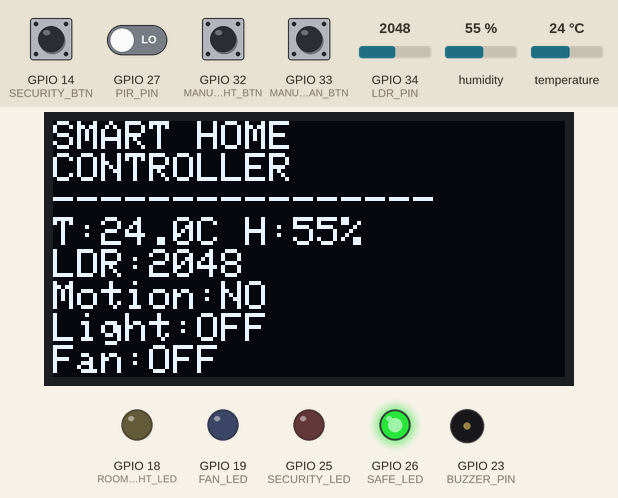
This sketch was run on a simulated ESP32. Shown: 128×64 one-colour display, output pins drawn as LEDs (lit = HIGH), buzzer (waves = sounding, pin HIGH). Inputs (shaded band) come from the test bench; at power-on: GPIO 14 (SECURITY_BTN), GPIO 32 (MANUAL_LIGHT_BTN), GPIO 33 (MANUAL_FAN_BTN) HIGH, GPIO 27 (PIR_PIN) LOW, temperature 24 °C, GPIO 34 (LDR_PIN) = 2048, humidity 55 %. What the sketch prints to the serial monitor is not drawn.

Above: at 4.7 s.
4.8 s: GPIO 27 (PIR_PIN) driven HIGH
At 6.8 s:
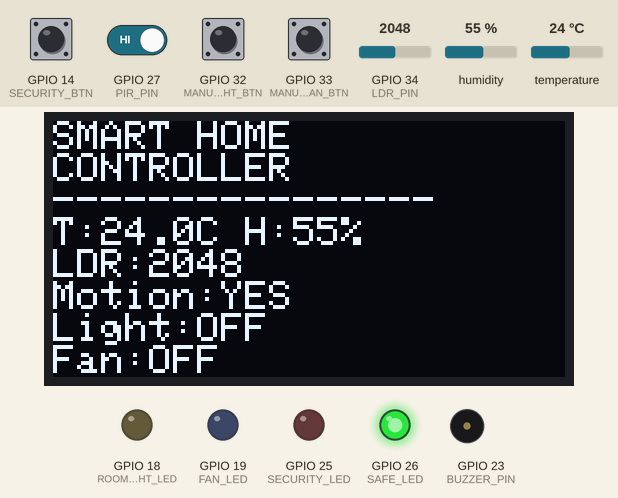
7.1 s: temperature set to 27.3 °C
At 8.7 s:
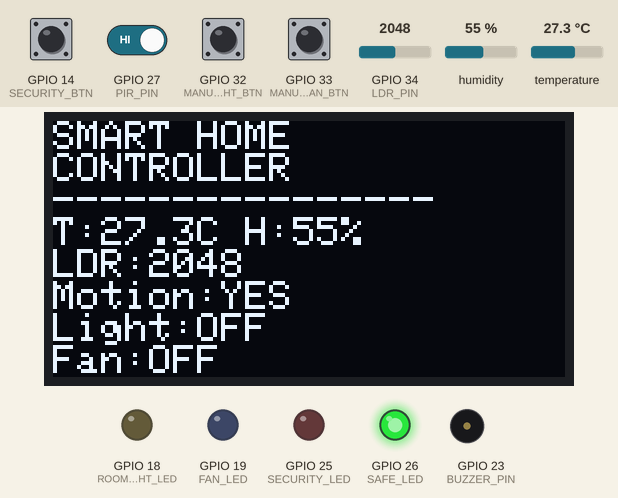
9.1 s: temperature set to 28.5 °C
At 10.6 s:
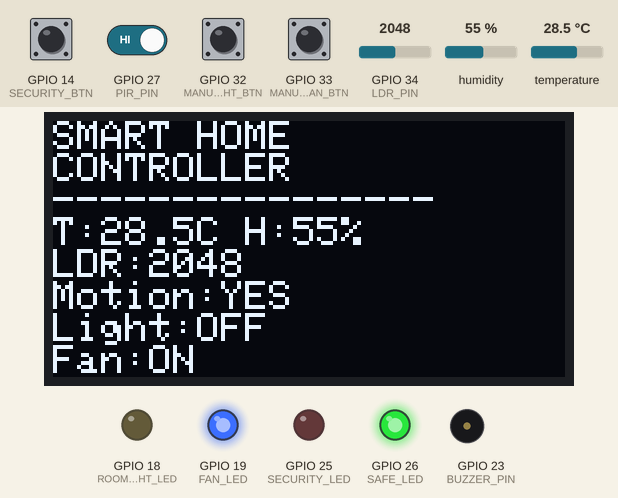
11.2 s: GPIO 34 (LDR_PIN) set to 1826
At 12.5 s:
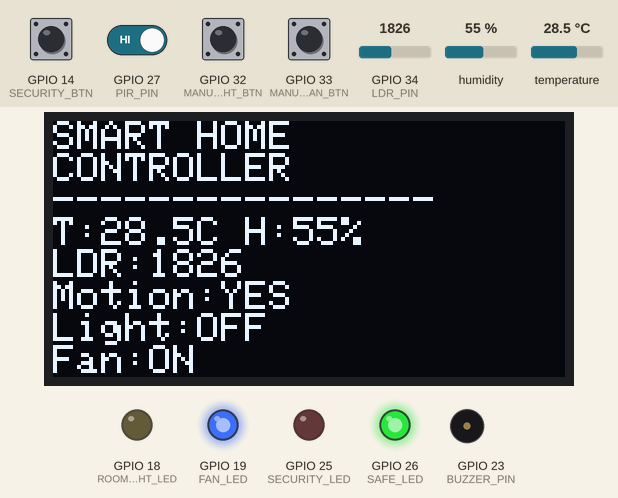
13.2 s: GPIO 34 (LDR_PIN) set to 1774
At 14.4 s:
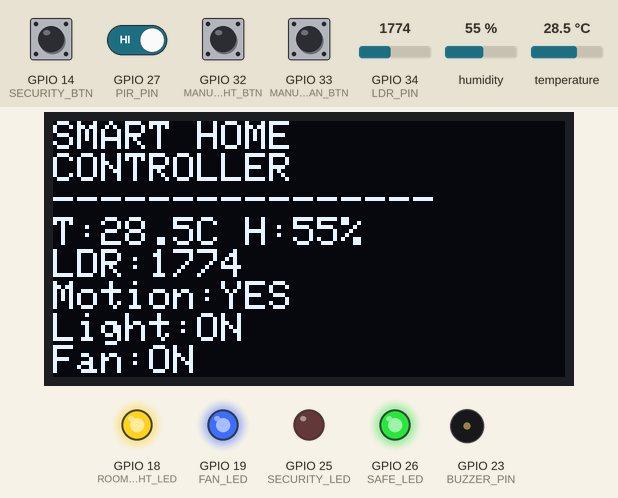
15.3 s: GPIO 27 (PIR_PIN) driven LOW
At 16.3 s:
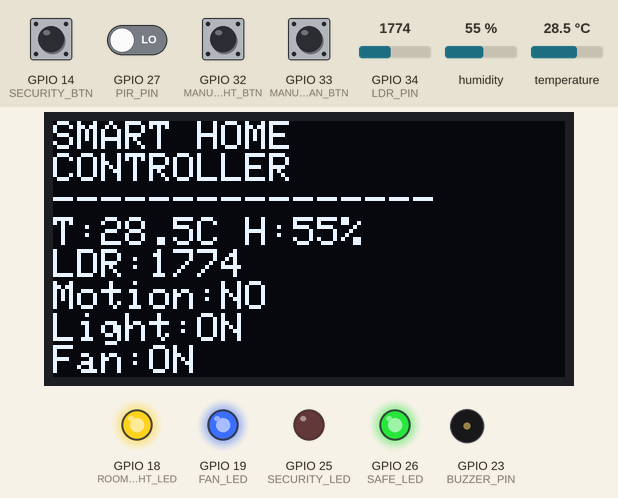
Timing chart, 0 to 27.3 s (numbered marks = the images above; inputs shaded):
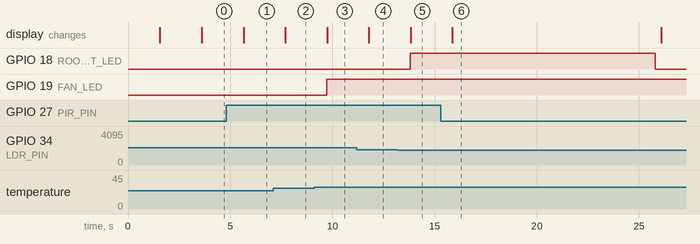

The sketch:

sketch.ino
```cpp
#include <Wire.h>
#include <Adafruit_GFX.h>
#include <Adafruit_SSD1306.h>
#include <DHT.h>

/* =========================================================
   PIN CONFIGURATION
   ========================================================= */

#define DHT_PIN             4
#define DHT_TYPE            DHT22

#define PIR_PIN             27
#define LDR_PIN             34

#define ROOM_LIGHT_LED      18
#define FAN_LED             19
#define BUZZER_PIN          23
#define SECURITY_LED        25
#define SAFE_LED            26

#define MANUAL_LIGHT_BTN    32
#define MANUAL_FAN_BTN      33
#define SECURITY_BTN        14

#define OLED_SDA            21
#define OLED_SCL            22

/* =========================================================
   OLED CONFIGURATION
   ========================================================= */

#define SCREEN_WIDTH        128
#define SCREEN_HEIGHT       64
#define OLED_RESET          -1
#define OLED_ADDRESS        0x3C

Adafruit_SSD1306 display(
  SCREEN_WIDTH,
  SCREEN_HEIGHT,
  &Wire,
  OLED_RESET
);

/* =========================================================
   DHT SENSOR
   ========================================================= */

DHT dht(DHT_PIN, DHT_TYPE);

/* =========================================================
   SYSTEM VARIABLES
   ========================================================= */

float temperature = 0.0;
float humidity = 0.0;

int ldrValue = 0;
int motion = 0;

/* Automatic states */

bool lightState = false;
bool fanState = false;

/* Manual override */

bool manualLight = false;
bool manualFan = false;

/* Security */

bool securityArmed = false;
bool securityAlarm = false;

/* =========================================================
   THRESHOLDS
   ========================================================= */

const int DARK_THRESHOLD = 1800;

/*
   Temperature hysteresis:

   Fan ON  >= 28°C
   Fan OFF <= 27°C
*/

const float FAN_ON_TEMP = 28.0;
const float FAN_OFF_TEMP = 27.0;

/*
   Turn light OFF after no motion for this duration
*/

const unsigned long LIGHT_TIMEOUT = 10000;

unsigned long lastMotionTime = 0;

/* =========================================================
   BUTTON VARIABLES
   ========================================================= */

bool lastLightButton = HIGH;
bool lastFanButton = HIGH;
bool lastSecurityButton = HIGH;

/* =========================================================
   SENSOR TIMER
   ========================================================= */

unsigned long lastSensorRead = 0;

const unsigned long SENSOR_INTERVAL = 2000;

/* =========================================================
   SERIAL TIMER
   ========================================================= */

unsigned long lastDisplayUpdate = 0;

const unsigned long DISPLAY_INTERVAL = 2000;

/* =========================================================
   SETUP
   ========================================================= */

void setup() {

  Serial.begin(115200);

  delay(1500);

  /* ---------- GPIO ---------- */

  pinMode(PIR_PIN, INPUT);

  pinMode(LDR_PIN, INPUT);

  pinMode(ROOM_LIGHT_LED, OUTPUT);
  pinMode(FAN_LED, OUTPUT);

  pinMode(BUZZER_PIN, OUTPUT);

  pinMode(SECURITY_LED, OUTPUT);
  pinMode(SAFE_LED, OUTPUT);

  pinMode(
    MANUAL_LIGHT_BTN,
    INPUT_PULLUP
  );

  pinMode(
    MANUAL_FAN_BTN,
    INPUT_PULLUP
  );

  pinMode(
    SECURITY_BTN,
    INPUT_PULLUP
  );

  /* ---------- Initial states ---------- */

  digitalWrite(ROOM_LIGHT_LED, LOW);
  digitalWrite(FAN_LED, LOW);

  digitalWrite(BUZZER_PIN, LOW);

  digitalWrite(SECURITY_LED, LOW);
  digitalWrite(SAFE_LED, HIGH);

  /* ---------- DHT ---------- */

  dht.begin();

  /* ---------- OLED ---------- */

  Wire.begin(
    OLED_SDA,
    OLED_SCL
  );

  if (!display.begin(
        SSD1306_SWITCHCAPVCC,
        OLED_ADDRESS
      )) {

    Serial.println(
      "OLED initialization failed!"
    );
  }

  display.clearDisplay();

  display.setTextColor(
    SSD1306_WHITE
  );

  display.setTextSize(1);

  display.setCursor(0, 0);

  display.println(
    "SMART HOME"
  );

  display.println(
    "CONTROLLER"
  );

  display.println();

  display.println(
    "ESP32 SYSTEM"
  );

  display.println(
    "ONLINE"
  );

  display.display();

  /* ---------- Startup Serial ---------- */

  Serial.println();
  Serial.println();
  Serial.println(
    "============================================================"
  );
  Serial.println(
    "                 SMART HOME CONTROLLER"
  );
  Serial.println(
    "                    ESP32 + WOKWI"
  );
  Serial.println(
    "============================================================"
  );

  Serial.println(
    "ESP32 SYSTEM ONLINE"
  );

  Serial.println(
    "Serial communication working!"
  );

  Serial.println(
    "Sensors and actuators initialized."
  );

  Serial.println(
    "============================================================"
  );

  delay(2000);
}

/* =========================================================
   MAIN LOOP
   ========================================================= */

void loop() {

  readSensors();

  handleButtons();

  automaticLightControl();

  automaticFanControl();

  securitySystem();

  updateOutputs();

  updateOLED();

  updateSerialDashboard();

  delay(50);
}

/* =========================================================
   READ SENSORS
   ========================================================= */

void readSensors() {

  if (
    millis() -
    lastSensorRead <
    SENSOR_INTERVAL
  ) {

    return;
  }

  lastSensorRead = millis();

  /* ---------- DHT22 ---------- */

  float newHumidity = dht.readHumidity();
  float newTemperature = dht.readTemperature();

  if (!isnan(newTemperature)) {

    temperature = newTemperature;
  }

  if (!isnan(newHumidity)) {

    humidity = newHumidity;
  }

  /* ---------- LDR ---------- */

  ldrValue = analogRead(
    LDR_PIN
  );

  /* ---------- PIR ---------- */

  motion = digitalRead(
    PIR_PIN
  );

  if (motion == HIGH) {

    lastMotionTime = millis();
  }
}

/* =========================================================
   BUTTON HANDLING
   ========================================================= */

void handleButtons() {

  /* ---------- LIGHT BUTTON ---------- */

  bool currentLightButton =
    digitalRead(
      MANUAL_LIGHT_BTN
    );

  if (
    lastLightButton == HIGH &&
    currentLightButton == LOW
  ) {

    manualLight = !manualLight;

    Serial.println();

    if (manualLight) {

      Serial.println(
        "MANUAL LIGHT OVERRIDE: ON"
      );

    } else {

      Serial.println(
        "MANUAL LIGHT OVERRIDE: OFF"
      );
    }

    delay(150);
  }

  lastLightButton =
    currentLightButton;


  /* ---------- FAN BUTTON ---------- */

  bool currentFanButton =
    digitalRead(
      MANUAL_FAN_BTN
    );

  if (
    lastFanButton == HIGH &&
    currentFanButton == LOW
  ) {

    manualFan = !manualFan;

    Serial.println();

    if (manualFan) {

      Serial.println(
        "MANUAL FAN OVERRIDE: ON"
      );

    } else {

      Serial.println(
        "MANUAL FAN OVERRIDE: OFF"
      );
    }

    delay(150);
  }

  lastFanButton =
    currentFanButton;


  /* ---------- SECURITY BUTTON ---------- */

  bool currentSecurityButton =
    digitalRead(
      SECURITY_BTN
    );

  if (
    lastSecurityButton == HIGH &&
    currentSecurityButton == LOW
  ) {

    securityArmed =
      !securityArmed;

    if (!securityArmed) {

      securityAlarm = false;

      digitalWrite(
        BUZZER_PIN,
        LOW
      );

    }

    Serial.println();

    if (securityArmed) {

      Serial.println(
        "SECURITY SYSTEM: ARMED"
      );

    } else {

      Serial.println(
        "SECURITY SYSTEM: DISARMED"
      );
    }

    delay(150);
  }

  lastSecurityButton =
    currentSecurityButton;
}

/* =========================================================
   AUTOMATIC LIGHT CONTROL
   ========================================================= */

void automaticLightControl() {

  if (manualLight) {

    lightState = true;

    return;
  }

  /*
     If the room is dark and motion is detected,
     turn the light ON.
  */

  if (
    ldrValue < DARK_THRESHOLD &&
    motion == HIGH
  ) {

    lightState = true;

    lastMotionTime = millis();

    return;
  }

  /*
     If there is no motion for a while,
     turn the light OFF.
  */

  if (
    millis() -
    lastMotionTime >
    LIGHT_TIMEOUT
  ) {

    lightState = false;
  }
}

/* =========================================================
   AUTOMATIC FAN CONTROL
   ========================================================= */

void automaticFanControl() {

  if (manualFan) {

    fanState = true;

    return;
  }

  /*
     Hysteresis prevents rapid ON/OFF switching.
  */

  if (
    temperature >= FAN_ON_TEMP
  ) {

    fanState = true;
  }

  else if (
    temperature <= FAN_OFF_TEMP
  ) {

    fanState = false;
  }
}

/* =========================================================
   SECURITY SYSTEM
   ========================================================= */

void securitySystem() {

  if (
    securityArmed &&
    motion == HIGH
  ) {

    securityAlarm = true;
  }

  if (!securityArmed) {

    securityAlarm = false;
  }
}

/* =========================================================
   UPDATE OUTPUTS
   ========================================================= */

void updateOutputs() {

  /* ---------- Room Light ---------- */

  digitalWrite(
    ROOM_LIGHT_LED,
    lightState
      ? HIGH
      : LOW
  );

  /* ---------- Fan ---------- */

  digitalWrite(
    FAN_LED,
    fanState
      ? HIGH
      : LOW
  );

  /* ---------- Security ---------- */

  if (securityAlarm) {

    digitalWrite(
      SECURITY_LED,
      HIGH
    );

    digitalWrite(
      SAFE_LED,
      LOW
    );

    digitalWrite(
      BUZZER_PIN,
      HIGH
    );

  }

  else {

    digitalWrite(
      SECURITY_LED,
      LOW
    );

    digitalWrite(
      SAFE_LED,
      HIGH
    );

    digitalWrite(
      BUZZER_PIN,
      LOW
    );
  }
}

/* =========================================================
   OLED DISPLAY
   ========================================================= */

void updateOLED() {

  if (
    millis() -
    lastDisplayUpdate <
    DISPLAY_INTERVAL
  ) {

    return;
  }

  lastDisplayUpdate = millis();

  display.clearDisplay();

  display.setTextSize(1);

  display.setCursor(0, 0);

  display.println(
    "SMART HOME"
  );

  display.println(
    "CONTROLLER"
  );

  display.println(
    "----------------"
  );

  display.print(
    "T:"
  );

  display.print(
    temperature,
    1
  );

  display.print(
    "C H:"
  );

  display.print(
    humidity,
    0
  );

  display.println(
    "%"
  );

  display.print(
    "LDR:"
  );

  display.println(
    ldrValue
  );

  display.print(
    "Motion:"
  );

  if (motion) {

    display.println(
      "YES"
    );

  } else {

    display.println(
      "NO"
    );
  }

  display.print(
    "Light:"
  );

  display.println(
    lightState
      ? "ON"
      : "OFF"
  );

  display.print(
    "Fan:"
  );

  display.println(
    fanState
      ? "ON"
      : "OFF"
  );

  display.display();
}

/* =========================================================
   SERIAL MONITOR DASHBOARD
   ========================================================= */

void updateSerialDashboard() {

  static unsigned long lastPrint = 0;

  if (
    millis() -
    lastPrint <
    DISPLAY_INTERVAL
  ) {

    return;
  }

  lastPrint = millis();

  Serial.println();

  Serial.println(
    "============================================================"
  );

  Serial.println(
    "                 SMART HOME CONTROLLER"
  );

  Serial.println(
    "============================================================"
  );

  Serial.println();

  Serial.println(
    "SYSTEM STATUS"
  );

  Serial.println(
    "------------------------------------------------------------"
  );

  Serial.print(
    "Temperature : "
  );

  Serial.print(
    temperature,
    1
  );

  Serial.println(
    " C"
  );

  Serial.print(
    "Humidity    : "
  );

  Serial.print(
    humidity,
    1
  );

  Serial.println(
    " %"
  );

  Serial.print(
    "LDR Value   : "
  );

  Serial.println(
    ldrValue
  );

  Serial.print(
    "Room Light  : "
  );

  if (
    ldrValue < DARK_THRESHOLD
  ) {

    Serial.println(
      "DARK"
    );

  } else {

    Serial.println(
      "BRIGHT"
    );
  }

  Serial.print(
    "Motion      : "
  );

  if (motion) {

    Serial.println(
      "DETECTED"
    );

  } else {

    Serial.println(
      "NO MOTION"
    );
  }

  Serial.println();

  Serial.println(
    "ACTUATORS"
  );

  Serial.println(
    "------------------------------------------------------------"
  );

  Serial.print(
    "Room Light  : "
  );

  Serial.println(
    lightState
      ? "ON"
      : "OFF"
  );

  Serial.print(
    "Fan         : "
  );

  Serial.println(
    fanState
      ? "ON"
      : "OFF"
  );

  Serial.print(
    "Light Mode  : "
  );

  Serial.println(
    manualLight
      ? "MANUAL"
      : "AUTO"
  );

  Serial.print(
    "Fan Mode    : "
  );

  Serial.println(
    manualFan
      ? "MANUAL"
      : "AUTO"
  );

  Serial.println();

  Serial.println(
    "SECURITY"
  );

  Serial.println(
    "------------------------------------------------------------"
  );

  Serial.print(
    "Security    : "
  );

  Serial.println(
    securityArmed
      ? "ARMED"
      : "DISARMED"
  );

  Serial.print(
    "Alarm       : "
  );

  Serial.println(
    securityAlarm
      ? "TRIGGERED"
      : "SAFE"
  );

  Serial.println();

  Serial.println(
    "============================================================"
  );
}
```

Measured:
- the behaviour switches between 27.9 and 28 °C on temperature (found by bisection; images 2 and 3)
- the behaviour switches between 1800 and 1799 on GPIO 34 (LDR_PIN) (found by bisection; images 4 and 5)
- after the input at 4.8 s, the display: changes after 0.86 s (image 1)
- after the input at 7.1 s, the display: changes after 0.60 s (image 2)
- after the input at 9.1 s, GPIO 19 (FAN_LED): LOW → HIGH after 0.62 s; the display: changes after 0.64 s (image 3)
- after the input at 11.2 s, the display: changes after 0.59 s (image 4)
- after the input at 13.2 s, GPIO 18 (ROOM_LIGHT_LED): LOW → HIGH after 0.60 s; the display: changes after 0.63 s (image 5)
- after the input at 15.3 s, GPIO 18 (ROOM_LIGHT_LED): HIGH → LOW after 10.5 s; the display: changes after 0.57 s (image 6)
